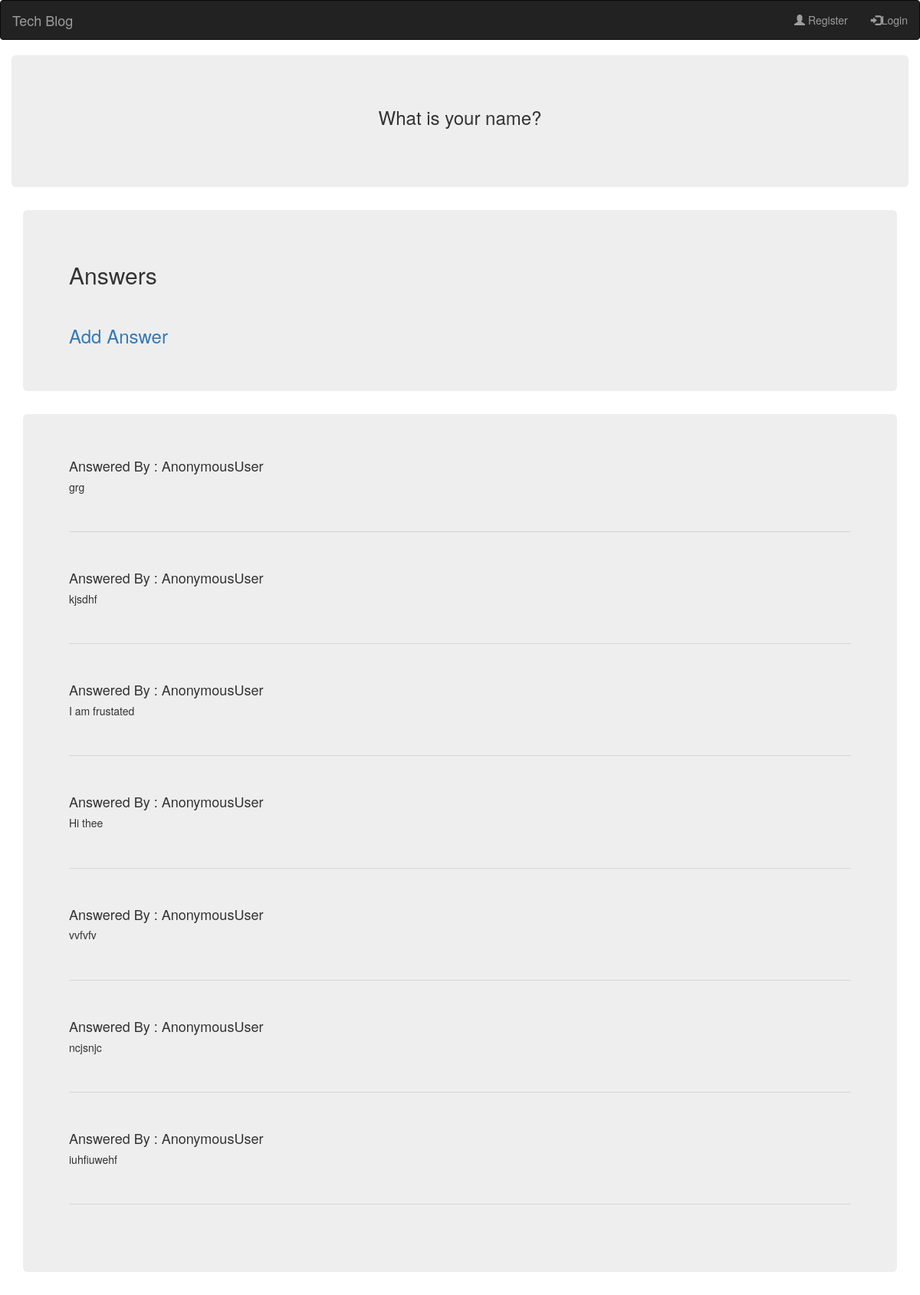
Page /Answer/13/ on the committed database.
### basic_app/models.py (models this page shows, shortened)
class Questions(models.Model):
	author = models.CharField(max_length= 15)
	created_date = models.DateTimeField(default = timezone.now)
	question = models.TextField()
	def __str__(self):
		return self.question

class Answers(models.Model):
	question = models.ForeignKey('basic_app.Questions', on_delete=models.CASCADE,related_name = 'an')
	author = models.CharField(max_length=20)
	created_date = models.DateTimeField(default=timezone.now)
	answer = models.TextField()
	def __str__(self):
		return self.answer

### basic_app/views.py (the view)
# urls.py: path('Answer/<int:pk>/', views.detailed, name='detail'),
def detailed(request,pk):
	q = get_object_or_404(Questions,pk=pk)
	answer = Answers.objects.filter(created_date__lte = timezone.now()).order_by('-created_date')
	return render(request,'basic_app/detail.html',{'q':q,'answer':answer})

### basic_app/templates/basic_app/detail.html
{% extends 'basic_app/base.html' %}
	{% block content %}
	<div class = 'container-fluid'>
		<div class = "jumbotron">
			<h3 align='center'>{{q}}</h3>
			<br>
		</div>
	</div>
	<div class = 'container'>
		<div class = 'jumbotron'>
			<h2>Answers</h2>
			<br>
			<h3><a href = "{% url 'answer' pk=q.pk %}">Add Answer</a>
		</div>
	</div>
	<div class = "container">
		<div class = "jumbotron">
		{% if answer %}
			{% for ans in q.an.all %}
			<h4>Answered By : {{request.user}}</h4>
			<h5 align='justify'>{{ans}}</h5>
			<br>
			<hr>
			<br>
			{% endfor %}
		{% else %}
		<h3 align="center">No answers yet!Be the first one to answer!</h3>
		{% endif %}
		</div>
	</div>
	{% endblock %}

### rows in the picture
Questions: question "What is your name?"
Answers: user "AnonymousUser", answer "grg"
Answers: user "AnonymousUser", answer "kjsdhf"
Answers: user "AnonymousUser", answer "I am frustated"
Answers: user "AnonymousUser", answer "Hi thee"
Answers: user "AnonymousUser", answer "vvfvfv"
Answers: user "AnonymousUser", answer "ncjsnjc"
Answers: user "AnonymousUser", answer "iuhfiuwehf"
